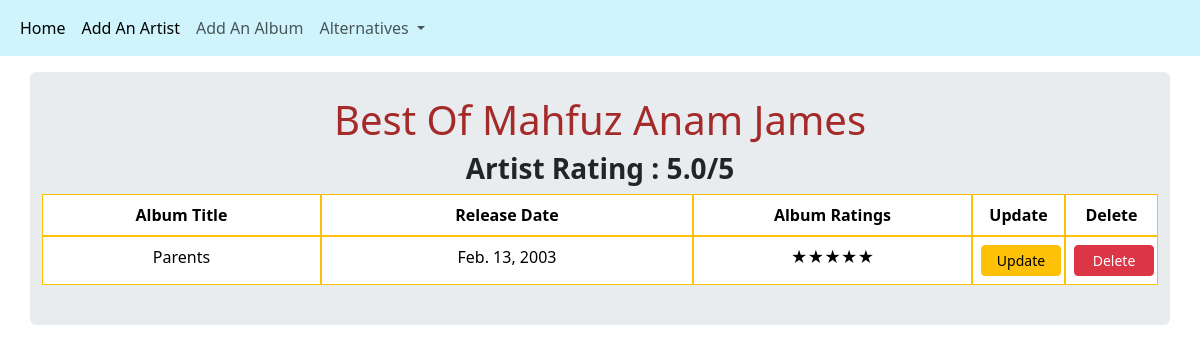
The app's page /list_albums/5/ with its own data.
### Musician_Pedia/models.py (models this page shows, shortened)
class Musician(models.Model):
    first_name = models.CharField(max_length=30)
    last_name = models.CharField(max_length=30)
    artist_age = models.IntegerField()

class Album(models.Model):
    name = models.ForeignKey(Musician, on_delete = models.CASCADE)
    album_title = models.CharField(max_length=25)
    release_date = models.DateField()
    stars = ((1,'Worst'),
             (2,'Bad'),
             (3,'Average'),
             (4,'Good'),
             (5,'Best')
             )
    album_ratings = models.IntegerField(choices=stars)

### Musician_Pedia/views.py (the view)
# urls.py: path('list_albums/<int:artist_id>/', views.album_list, name ='album_list'),
def album_list(request , artist_id ):
    list_of_album = Album.objects.filter(name_id=artist_id).order_by('release_date')
    artist = Musician.objects.get(pk = artist_id )
    rate = Album.objects.filter(name_id = artist_id).aggregate(Avg('album_ratings'))
    dictionary ={
        'title':'List Albums',
        'list_of_album':list_of_album,
        'artist':artist,
        'rate':rate
    }
    return render(request, 'album_list.html', context=dictionary)

### Templates/album_list.html
{% extends 'base.html' %}
{% block body_block %}
{% if list_of_album %}
    <h1> Best Of {{ artist.first_name }} {{ artist.last_name }} </h1>
    <h3><b> Artist Rating : {{ rate.album_ratings__avg }}/5 </b></h3>
    <table class="table table-bordered border-warning">
        <tr class="row">
            <th class="col-3"> Album Title </th>
            <th class="col-4"> Release Date </th>
            <th class="col-3"> Album Ratings </th>
            <th class="col-1"> Update </th>
            <th class="col-1"> Delete </th>
        </tr>
        {% for album in list_of_album %}
        <tr class="row">
            <td class="col-3 text-center"> {{ album.album_title }} </td>
            <td class="col-4 text-center"> {{ album.release_date }} </td>
            <td class="col-3 text-center">
                {% if album.album_ratings == 1 %}
                <b> ★☆☆☆☆ </b>
                {% elif album.album_ratings == 2 %}
                <b> ★★☆☆☆ </b>
                {% elif album.album_ratings == 3 %}
                <b> ★★★☆☆ </b>
                {% elif album.album_ratings == 4 %}
                <b> ★★★★☆ </b>
                {% elif album.album_ratings == 5 %}
                <b> ★★★★★ </b>
                {% endif %}
            </td>
            <td class="col-1">
                <a href="{% url 'Musician_Pedia:update_album' album_id=album.id artist_id=artist.id %}" class="btn btn-warning btn-sm tb" onclick="return confirm('Are You Sure ?')"> Update </a>
              </td>
              <td class="col-1">
                <a href="{% url 'Musician_Pedia:delete_album' album_id=album.id %}" class="btn btn-danger btn-sm tb" onclick="return confirm('Warning! Delete The Album ?')"> Delete </a>
              </td>
        </tr>
        {% endfor %}
    </table>
{% else %}
 <h1> Sorry!!! No Data Available </h1>
{% endif %}
{% endblock %}

### Static/css/main.css (style rules this page uses)
h1 { text-align: center; color: brown; }
.btn { width: 100%; }
h3 { text-align: center; }
a { text-decoration: none; }
th { text-align: center; }
.tb { width: 80px; }

### records on screen
Musician: first_name "Mahfuz Anam", last_name "James"
Album: album_title "Parents", release_date "Feb. 13, 2003"

### other values on screen
{{ rate.album_ratings__avg }} "5.0"
